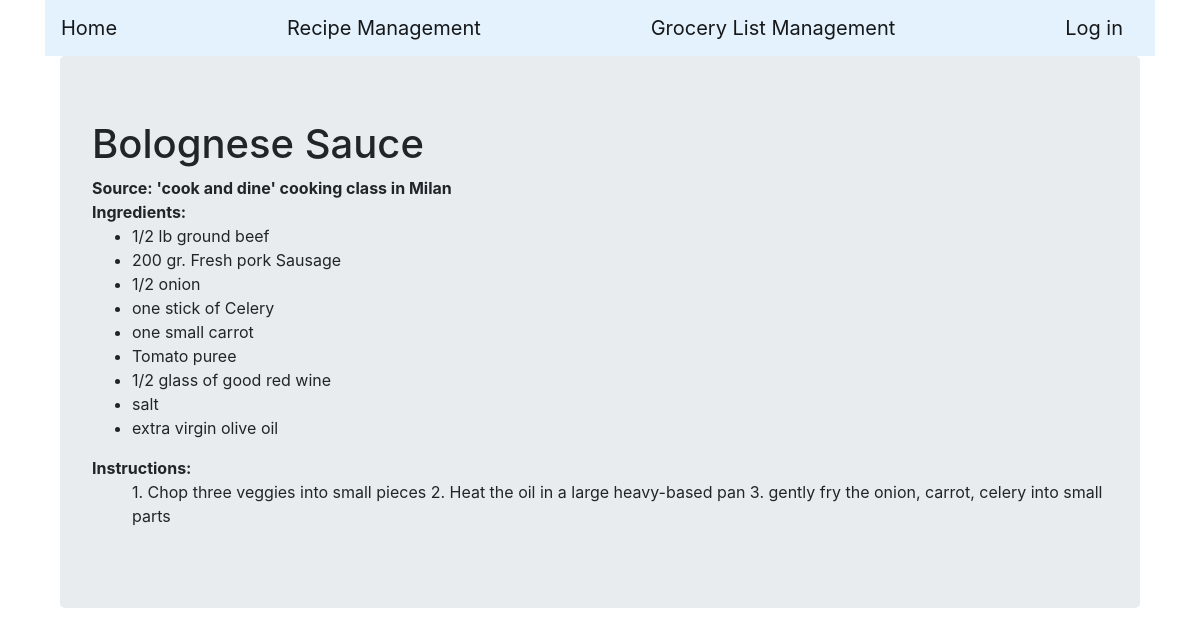
Screenshot of /viewRecipe/1 with the database file from the repository.
### recipe/models.py (models this page shows, shortened)
class Recipe(models.Model):
    name = models.CharField(max_length=200)
    source = models.CharField(max_length=200, blank=False)
    cookTime = models.CharField(max_length=200, blank=True)
    instructions = models.TextField()
    ingredient1 = models.CharField(max_length=200)
    ingredient1_type = models.ForeignKey(IngredientType, on_delete=models.CASCADE, related_name='ingredient1_type')
    ingredient2 = models.CharField(max_length=200, blank=True)
    ingredient2_type = models.ForeignKey(IngredientType, on_delete=models.CASCADE, related_name='ingredient2_type', blank=True, null=True)
    ingredient3 = models.CharField(max_length=200, blank=True)
    ingredient3_type = models.ForeignKey(IngredientType, on_delete=models.CASCADE, related_name='ingredient3_type', blank=True, null=True)
    ingredient4 = models.CharField(max_length=200, blank=True)
    ingredient4_type = models.ForeignKey(IngredientType, on_delete=models.CASCADE, related_name='ingredient4_type', blank=True, null=True)
    ingredient5 = models.CharField(max_length=200, blank=True)
    ingredient5_type = models.ForeignKey(IngredientType, on_delete=models.CASCADE, related_name='ingredient5_type', blank=True, null=True)
    ingredient6 = models.CharField(max_length=200, blank=True)
    ingredient6_type = models.ForeignKey(IngredientType, on_delete=models.CASCADE, related_name='ingredient6_type', blank=True, null=True)
    ingredient7_type = models.ForeignKey(IngredientType, on_delete=models.CASCADE, related_name='ingredient7_type', blank=True, null=True)
    ingredient7 = models.CharField(max_length=200, blank=True)
    ingredient8_type = models.ForeignKey(IngredientType, on_delete=models.CASCADE, related_name='ingredient8_type', blank=True, null=True)
    ingredient8 = models.CharField(max_length=200, blank=True)
    ingredient9_type = models.ForeignKey(IngredientType, on_delete=models.CASCADE, related_name='ingredient9_type', blank=True, null=True)
    ingredient9 = models.CharField(max_length=200, blank=True)
    ingredient10_type = models.ForeignKey(IngredientType, on_delete=models.CASCADE, related_name='ingredient10_type', blank=True, null=True)
    ingredient10 = models.CharField(max_length=200, blank=True)
    ingredient11_type = models.ForeignKey(IngredientType, on_delete=models.CASCADE, related_name='ingredient11_type', blank=True, null=True)
    ingredient11 = models.CharField(max_length=200, blank=True)
    ingredient12_type = models.ForeignKey(IngredientType, on_delete=models.CASCADE, related_name='ingredient12_type', blank=True, null=True)
    ingredient12 = models.CharField(max_length=200, blank=True)
    ingredient13_type = models.ForeignKey(IngredientType, on_delete=models.CASCADE, related_name='ingredient13_type', blank=True, null=True)
    ingredient13 = models.CharField(max_length=200, blank=True)
    ingredient14_type = models.ForeignKey(IngredientType, on_delete=models.CASCADE, related_name='ingredient14_type', blank=True, null=True)
    ingredient14 = models.CharField(max_length=200, blank=True)
    ingredient15_type = models.ForeignKey(IngredientType, on_delete=models.CASCADE, related_name='ingredient15_type', blank=True, null=True)
    ingredient15 = models.CharField(max_length=200, blank=True)

### recipe/views.py (the view)
# urls.py: path('viewRecipe/<int:recipe_id>', viewRecipe, name='viewRecipe'),
def viewRecipe(request, recipe_id):
    recipe = Recipe.objects.get(pk=recipe_id)
    return render(request, 'viewRecipe.html', {'recipe': recipe})

### recipe/templates/viewRecipe.html (shortened to what this page needs)
<!DOCTYPE html>
{% extends "base.html" %}
{% load staticfiles %}
{% block main_content %}
  <div class="container-fluid">
       <div class="jumbotron">
          <h1>{{recipe.name}}</h1>
          <dl>
            <dt>Source: {{recipe.source}}</dt>
            <dt>Ingredients:</dt>
              <ul>
                <li>{{recipe.ingredient1}}</li>
                {% if recipe.ingredient2 %}
                  <li>{{recipe.ingredient2 }}</li>
                {% endif %}
                {% if recipe.ingredient3 %}
                  <li>{{recipe.ingredient3 }}</li>
                {% endif %}
                {% if recipe.ingredient4 %}
                  <li>{{recipe.ingredient4 }}</li>
                {% endif %}
                {% if recipe.ingredient5 %}
                  <li>{{recipe.ingredient5 }}</li>
                {% endif %}
                {% if recipe.ingredient6 %}
                  <li>{{recipe.ingredient6 }}</li>
                {% endif %}
                {% if recipe.ingredient7 %}
                  <li>{{recipe.ingredient7 }}</li>
                {% endif %}
                {% if recipe.ingredient8 %}
                  <li>{{recipe.ingredient8 }}</li>
                {% endif %}
                {% if recipe.ingredient9 %}
                  <li>{{recipe.ingredient9 }}</li>
                {% endif %}
              </ul>
              <dt>Instructions:</dt>
              <ul><p>{{recipe.instructions}}</p></ul>
          </dl>
          </div>
          </div>
  {% endblock %}

### rows the page displays
Recipe: name "Bolognese Sauce", source "'cook and dine' cooking class in Milan", ingredient1 "1/2 lb ground beef", ingredient2 "200 gr. Fresh pork Sausage", ingredient3 "1/2 onion", ingredient4 "one stick of Celery", ingredient5 "one small carrot", ingredient6 "Tomato puree", ingredient7 "1/2 glass of good red wine", ingredient8 "salt", ingredient9 "extra virgin olive oil", instructions "1. Chop three veggies into small pieces 2. Heat the oil in a large heavy-based pan 3. gently fry the onion, carrot, celery into small parts"
